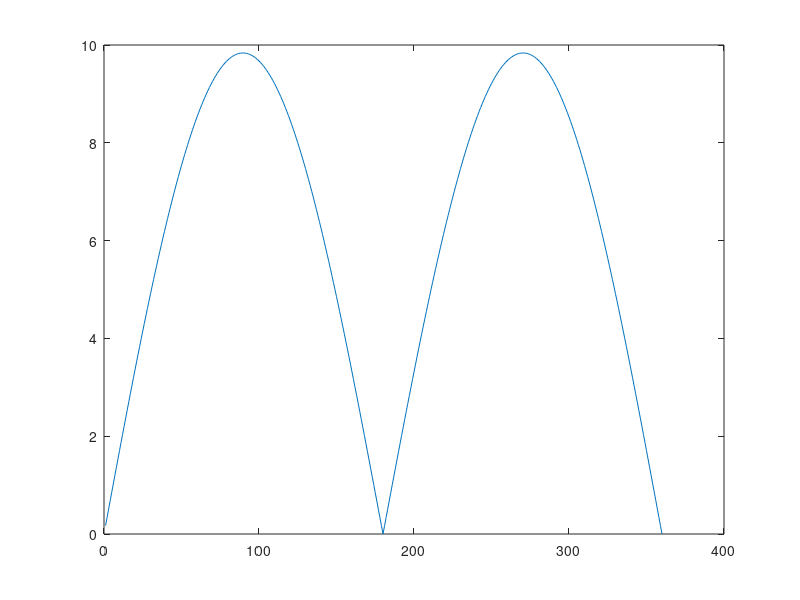

The MATLAB source for this figure:
theta_i= 0;

A_i = 1;

omega=pi*2*10;
h=10;

E=5000*10^6;
nu=0.2;
rho=2100;

E_fault=2000*10^6;
nu_fault=0.2;
rho_fault=2100;

E_liner = 30000*10^6;
nu_liner =0.2;
rho_liner = 2500;

r0 = 3;
r1 = 3.5;
d = 30;



lambda=E*nu/(1+nu)/(1-2*nu);
mu=E/(1+nu)/2;

lambda_liner = E_liner*nu_liner/(1+nu_liner)/(1-2*nu_liner);
mu_liner = E_liner/(1+nu_liner)/2;

lambda_fault = E_fault*nu_fault/(1+nu_fault)/(1-2*nu_fault);
mu_fault = E_fault/(1+nu_fault)/2;



c_ground = sqrt(mu/rho);
k_ground = omega/c_ground;

c_liner = sqrt(mu_liner/rho_liner);
k_liner = omega/c_liner;

c_fault = sqrt(mu_fault/rho_fault);
k_fault = omega/c_fault;

n=10;


if theta_i<pi/2 && theta_i>-pi/2
    
theta_f = asin(k_ground*sin(theta_i)/k_fault);

A1 = exp(1i*k_ground*d*cos(theta_i));
A2 = exp(1i*k_fault*d*cos(theta_f));
A4 = exp(1i*k_ground*(d+h)*cos(theta_i));
A3 = exp(1i*k_fault*(d+h)*cos(theta_f));

lamdazzz = (mu*k_ground*cos(theta_i)-mu_fault*k_fault*cos(theta_f))...
    /(mu*k_ground*cos(theta_i)+mu_fault*k_fault*cos(theta_f));

A_r = A_i*(lamdazzz*A1^2*(A2^2-A3^2)/(A2^2-lamdazzz^2*A3^2));

a_ff = A_i*exp(1i*(pi/2-theta_i)*(-n:n)).'+A_r./exp(1i*(pi/2-theta_i)*(-n:n)).';
end

if theta_i<3*pi/2 && theta_i>pi/2
    
theta_f = pi-asin(k_ground*sin(theta_i)/k_fault);

A1 = exp(1i*k_ground*d*cos(theta_i));
A2 = exp(1i*k_fault*d*cos(theta_f));
A4 = exp(1i*k_ground*(d+h)*cos(theta_i));
A3 = exp(1i*k_fault*(d+h)*cos(theta_f));

lamdazzz = (mu*k_ground*cos(theta_i)-mu_fault*k_fault*cos(theta_f))...
    /(mu*k_ground*cos(theta_i)+mu_fault*k_fault*cos(theta_f));
A_t = (lamdazzz^2-1)*A2*A3*A4/(-A1*A3*A3+lamdazzz^2*A1*A2*A2)*A_i;

a_ff = A_t*exp(1i*(pi/2-theta_i)*(-n:n)).';


end

J_g_r1 = besselj((-n-1:n+1).',k_ground*r1);
H1_g_r1 = besselh((-n-1:n+1).',k_ground*r1);
H1_l_r1 = besselh((-n-1:n+1).',k_liner*r1);
H1_l_r0 = besselh((-n-1:n+1).',k_liner*r0);
H2_l_r1 = besselh((-n-1:n+1).',2,k_liner*r1);
H2_l_r0 = besselh((-n-1:n+1).',2,k_liner*r0);

R1 = (H1_g_r1(1:end-2)-H1_g_r1(3:end))./H1_g_r1(2:end-1);
R2 = (H2_l_r0(1:end-2)-H2_l_r0(3:end))./(H1_l_r0(1:end-2)-H1_l_r0(3:end));

C1 = mu*k_ground*(J_g_r1(1:end-2)-J_g_r1(3:end)-J_g_r1(2:end-1).*R1);
C2 = mu_liner*k_liner*(H1_l_r1(1:end-2)-H1_l_r1(3:end))-mu*k_ground*H1_l_r1(2:end-1).*R1;
C3 = mu_liner*k_liner*(H2_l_r1(1:end-2)-H2_l_r1(3:end))-mu*k_ground*H2_l_r1(2:end-1).*R1;

b2 = (a_ff.*C1)./(-R2.*C2+C3);
b1 = -R2.*b2;
for i=1:360
    theta=pi/180*i;
    sigma_coe(i) = mu_liner/mu/k_ground/r0*abs(sum(1i*(-n:n).*(b1.'.*(H1_l_r0(2:end-1)).'...
        +b2.'.*(H2_l_r0(2:end-1)).').*exp(1i*(-n:n)*theta)));
end

sigmalen=mu_liner/mu/k_ground/r0*(1i*(-n:n).*(b1.'.*(H1_l_r0(2:end-1)).'...
        +b2.'.*(H2_l_r0(2:end-1)).'));
theta = exp(1i*2*pi/360*(1:360)'*(-n:n))';


sig=abs(sigmalen*theta);
plot(sig)
% sig=abs(real(sigmalen*theta*exp(-1i*omega*0.25)));
